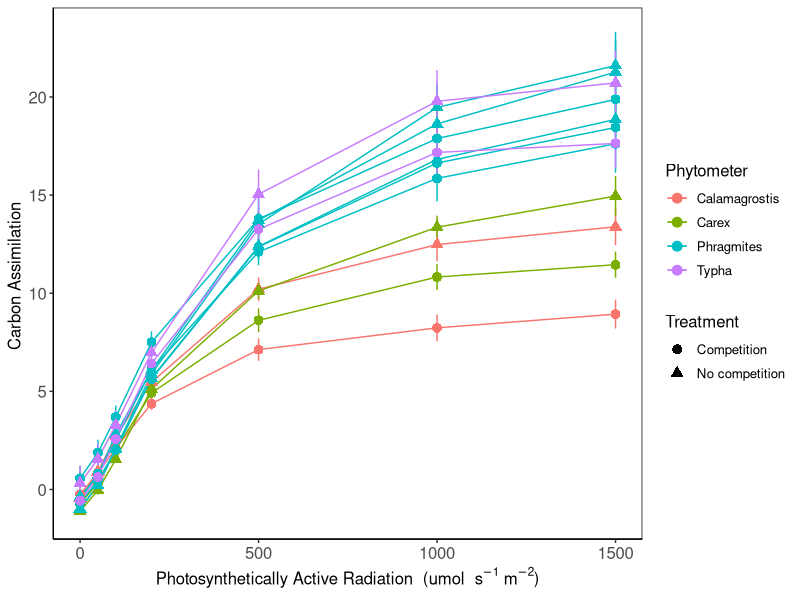
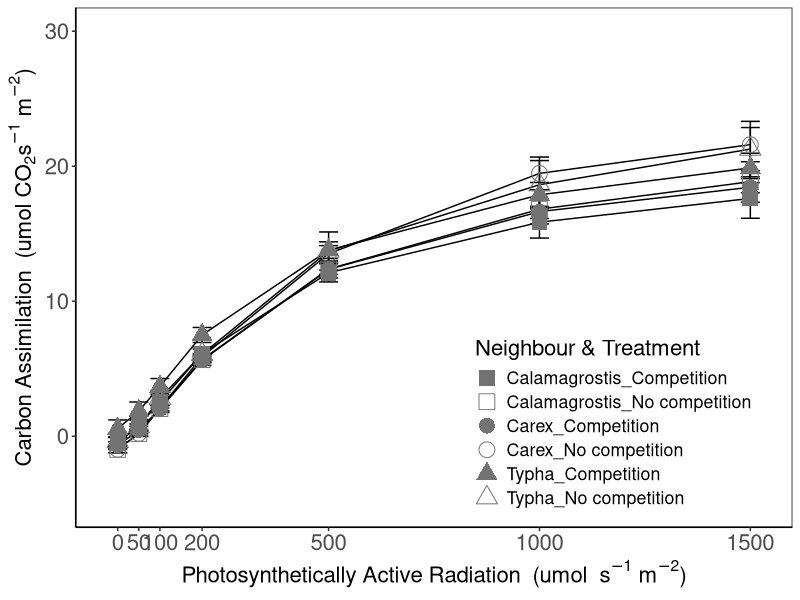
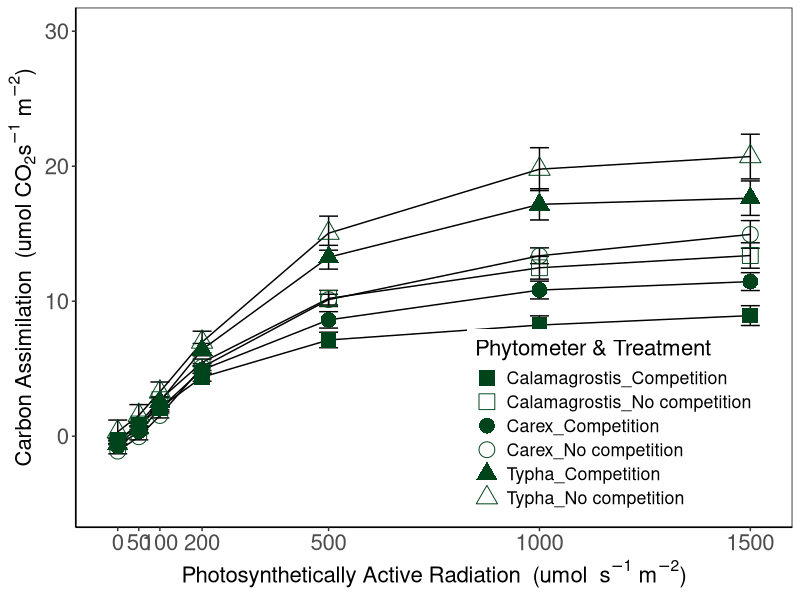
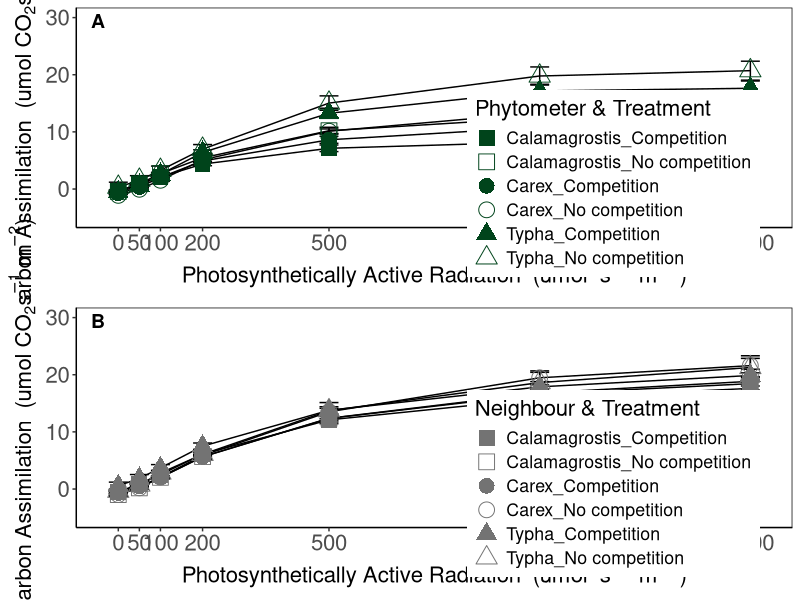
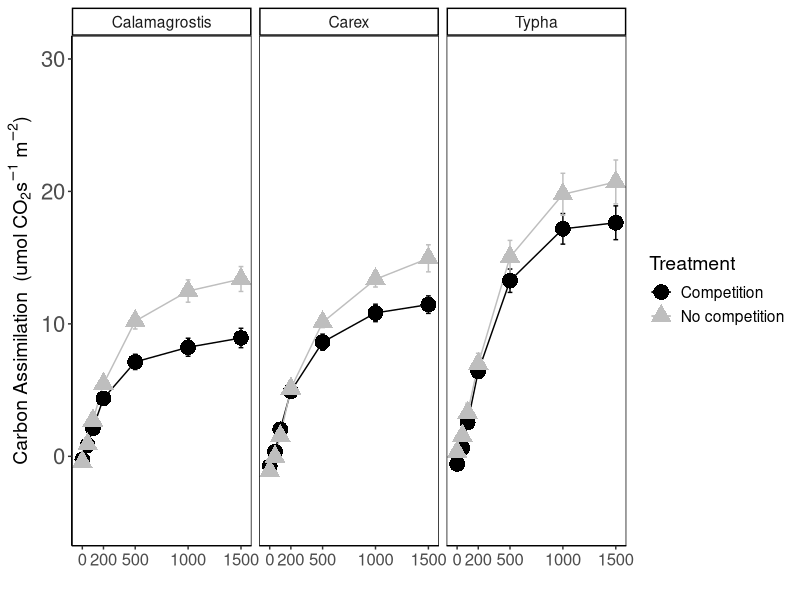
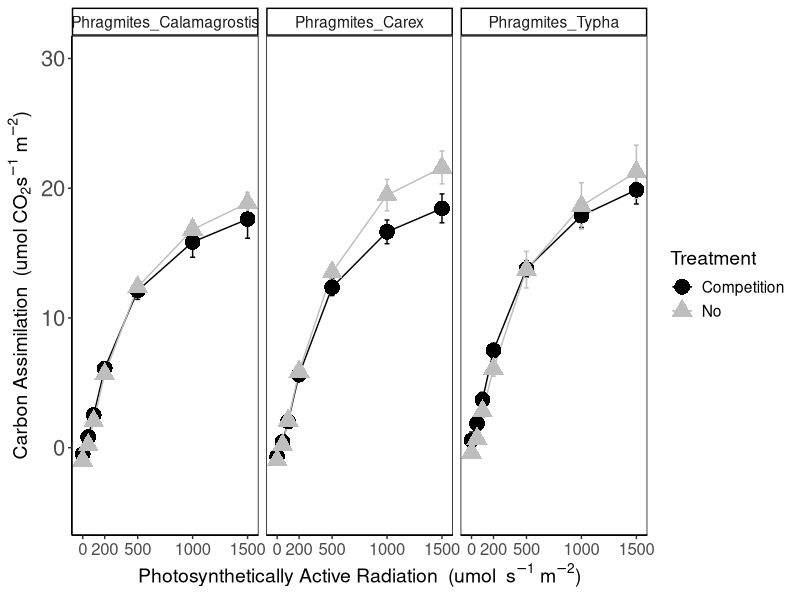
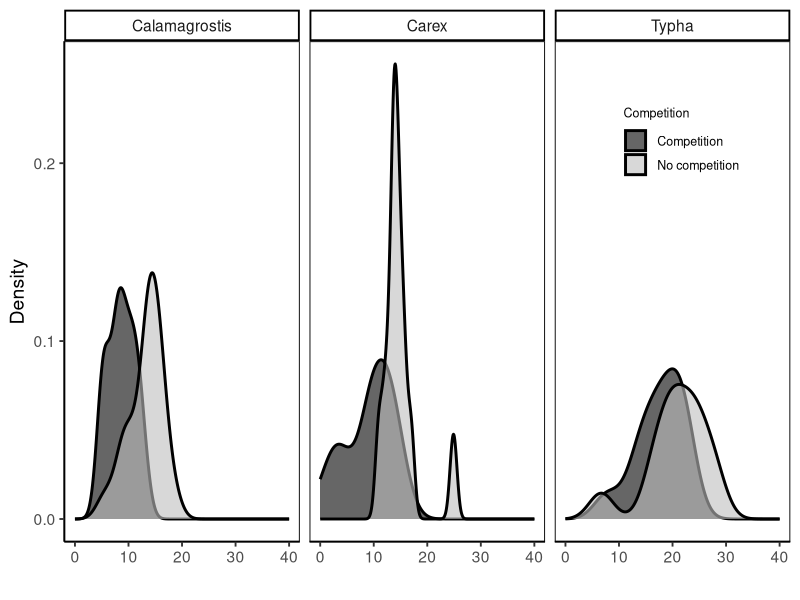
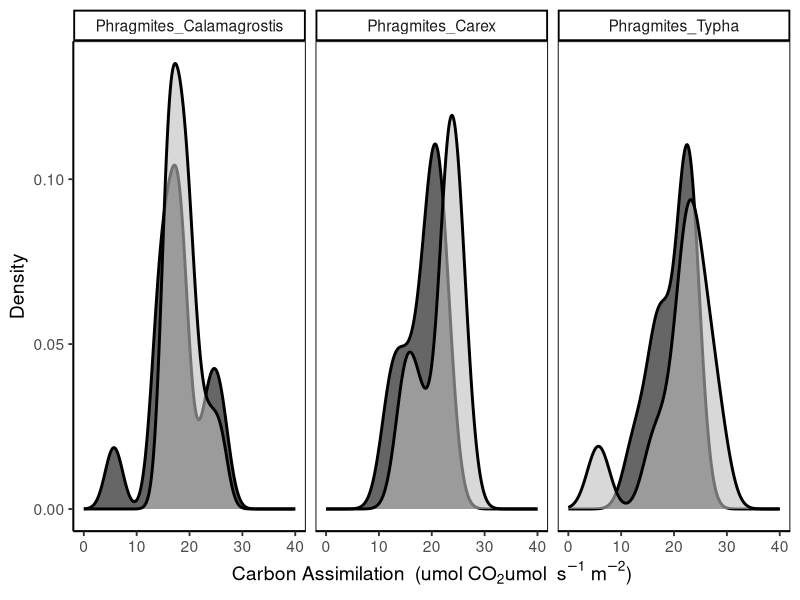

R code for these plots, in order:
library(tidyverse)
library(ggpubr)

ciras.17 <- read.csv("Data/CIRAS_long_2017.csv")

ciras.16 <- read.csv("Data/CIRAS_2016.csv") 


#### 2016 data play around #####

ciras.16 <- ciras.16 %>% 
  unite("spp_trt", Phytometer, Treatment, remove = FALSE)

ciras.16$light <- as.factor(ciras.16$light)
str(ciras.16)

ciras.17 <- ciras.17 %>% 
  unite("spp_trt", Phytometer, Treatment, remove = FALSE)

ciras.17$light <- as.factor(ciras.17$light)
str(ciras.17)


ciras <- full_join(ciras.16, ciras.17)
ciras <- ciras[,1:10]


sum <- ciras %>% group_by(spp_trt, light) %>% 
  summarise(avg = mean(carbon),
            sd = sd(carbon),
            N = length(carbon),
            str = (sd/(sqrt(N))))

ciras.sum <- read.csv("Data/CIRAS_summary.csv")
colnames(ciras.sum)


ggplot(ciras.sum, aes(x = light, y = avg, color = Phytometer,
                      shape = Treatment,
                      group = spp_trt)) +
  geom_errorbar(aes(ymin = avg - str, ymax = avg + str), width = 0.1) +
  geom_line() +
  geom_point(size = 3) +
  theme_classic() +
  labs(y = "Carbon Assimilation ",
       x = expression(paste("Photosynthetically Active Radiation"," ", " (", "umol  ",  s^-1, " ", m^-2, sep=")"))) + 
  #scale_color_manual(values = c("#9ebcda","#8856a7")) +
  theme(panel.border = element_rect(fill = NA)) +
  theme(text = element_text(size = 12),
        axis.text.x = element_text(size = 12),
        axis.text.y = element_text(size = 12))



ciras.phrag <- ciras.sum %>% filter(Phytometer == "Phragmites")

ciras.phrag <- ciras.phrag %>% 
  unite("neigh_trt", Neighbour, Treatment, remove = FALSE)


phr.ciras <- ggplot(ciras.phrag, aes(x = light, y = avg,
                      shape = neigh_trt,
                      group = neigh_trt)) +
  geom_errorbar(aes(ymin = avg - str, ymax = avg + str)) +
  geom_line() +
  geom_point(colour = "#737373", size = 5) +
  theme_classic() +
  labs(y = expression(paste("Carbon Assimilation"," ", " (", "umol CO"[2],  s^-1, " ", m^-2, sep=")")),
       x = expression(paste("Photosynthetically Active Radiation"," ", " (", "umol  ",  s^-1, " ", m^-2, sep=")"))) + 
  scale_shape_manual(values = c(15, 0, 16, 1, 17, 2)) +
  theme(panel.border = element_rect(fill = NA)) +
  theme(text = element_text(size = 16),
        axis.text.x = element_text(size = 16),
        axis.text.y = element_text(size = 16)) +
  ylim(-5, 30) +
  scale_x_continuous(breaks=c(0, 50, 100, 200, 500, 1000, 1500)) +
  labs(shape = "Neighbour & Treatment") +
  theme(legend.position = c(0.75, 0.2))


phr.ciras

ggsave("Figures/phrag_CIRAS.TIFF", phr.ciras,
       width = 14, height = 6.8, units = "in",
       dpi = 300)


target <- c("Carex", "Calamagrostis", "Typha")

ciras.res <- ciras.sum %>% filter(Phytometer %in% target)


ciras.res <- ciras.res %>% 
  unite("phy_trt", Phytometer, Treatment, remove = FALSE)

res.ciras <- ggplot(ciras.res, aes(x = light, y = avg,
                        shape = phy_trt,
                        group = phy_trt)) +
  geom_errorbar(aes(ymin = avg - str, ymax = avg + str)) +
  geom_line() +
  geom_point(colour = "#00441b", size = 5) +
  theme_classic() +
  labs(y = expression(paste("Carbon Assimilation"," ", " (", "umol CO"[2],  s^-1, " ", m^-2, sep=")")),
       x = expression(paste("Photosynthetically Active Radiation"," ", " (", "umol  ",  s^-1, " ", m^-2, sep=")"))) + 
  scale_color_manual(values = c("#1b7837","#4d9221", "#01665e")) +
  scale_shape_manual(values = c(15, 0, 16, 1, 17, 2)) +
  theme(panel.border = element_rect(fill = NA)) +
  theme(text = element_text(size = 16),
        axis.text.x = element_text(size = 16),
        axis.text.y = element_text(size = 16)) +
  ylim(-5, 30) +
  labs(shape = "Phytometer & Treatment") +
  scale_x_continuous(breaks=c(0, 50, 100, 200, 500, 1000, 1500)) +
  theme(legend.position = c(0.75, 0.2)) 
  
res.ciras

ggsave("Figures/res_CIRAS.TIFF", res.ciras,
       width = 14, height = 6.8, units = "in",
       dpi = 300)


panel <- ggarrange(res.ciras, phr.ciras,
                   labels = "AUTO",
                   hjust = c(-6.5, -6.5),
                   vjust = 2,
                   ncol = 1,
                   nrow = 2)

panel


ggsave("Figures/pane_CIRAS.TIFF", panel,
       width = 25, height = 6.74, units = "in",
       dpi = 300)
# size 17.8 x 6.74 in

### facet wrap #####
str(ciras.res)

plot.res<- ggplot(ciras.res, aes(x = light, y = avg,
                                    group = phy_trt,
                                    shape = Treatment,
                                    colour = Treatment)) +
  geom_errorbar(aes(ymin = avg - str, ymax = avg + str)) +
  geom_line() +
  facet_wrap("Phytometer") +
  geom_point(size = 5) +
  theme_classic() +
  labs(y = expression(paste("Carbon Assimilation"," ", " (", "umol CO"[2],  s^-1, " ", m^-2, sep=")")),
       x = "") + 
  scale_colour_manual(values = c("black", "grey")) +
  theme(panel.border = element_rect(fill = NA)) +
  theme(text = element_text(size = 14),
        axis.text.x = element_text(size = 12),
        axis.text.y = element_text(size = 16)) +
  ylim(-5, 30) +
  scale_x_continuous(breaks=c(0, 200, 500, 1000, 1500))

plot.res


ciras.phrag <- ciras.phrag %>% 
  unite("phy_trt", Phytometer, Neighbour, remove = FALSE)

ciras.phrag <- ciras.phrag  %>% 
  separate(neigh_trt, c(NA,"Treatment"), remove = FALSE) 

colnames(ciras.phrag)


plot.phr <- ggplot(ciras.phrag, aes(x = light, y = avg,
                         group = neigh_trt,
                         shape = Treatment,
                         colour = Treatment)) +
  geom_errorbar(aes(ymin = avg - str, ymax = avg + str)) +
  geom_line() +
  facet_wrap("phy_trt") +
  geom_point(size = 5) +
  scale_colour_manual(values = c("black", "grey")) +
  theme_classic() +
  labs(y = expression(paste("Carbon Assimilation"," ", " (", "umol CO"[2],  s^-1, " ", m^-2, sep=")")),
       x = expression(paste("Photosynthetically Active Radiation"," ", " (", "umol  ",  s^-1, " ", m^-2, sep=")"))) + 
  theme(panel.border = element_rect(fill = NA)) +
  theme(text = element_text(size = 14),
        axis.text.x = element_text(size = 12),
        axis.text.y = element_text(size = 16)) +
  ylim(-5, 30) +
  scale_x_continuous(breaks=c(0, 200, 500, 1000, 1500))

plot.phr


carbon.assim.panel <- ggarrange(plot.res, plot.phr,
          common.legend = TRUE,
          legend = "bottom",
          nrow = 2)

ggsave("Figures/Carbon_facet.jpeg", carbon.assim.panel)


######## Comparison at 1500 ########

light1500 <- ciras %>% filter(light == "1500")

target <- c("Calamagrostis", "Carex", "Typha")

light1500.res <- light1500 %>% filter(Species %in% target)
colnames(light1500.res)


sum.1500 <- light1500.res %>% 
  group_by(Species, Treatment) %>% 
  summarise(median = median(carbon))



res1500 <- ggplot(light1500.res, aes(x = carbon, fill = as.factor(Treatment))) +
  geom_density(alpha = 0.6, size = 1) +
  facet_wrap("Species") + 
  scale_fill_manual(values = c("black", "grey")) +
  theme_classic(base_size = 14) +
  theme(plot.title = element_text(size = 14, face = "bold"),
        legend.title=element_text(size=9), 
        legend.text=element_text(size=9)) +
  theme(panel.border = element_rect(fill = NA)) +
  labs(x = " ",
       y = "Density") +
  xlim(0, 40) +
  labs(fill = "Competition") +
  theme(legend.position = c(0.85, 0.8)) 

res1500




light1500.phrag <- light1500 %>% filter(Species == "Phragmites")

phrag1500 <- ggplot(light1500.phrag, aes(x = carbon, fill = as.factor(Treatment))) +
  geom_density(alpha = 0.6, size = 1) +
  facet_wrap("Phytometer") + 
  scale_fill_manual(values = c("black", "grey")) +
  theme_classic(base_size = 14) +
  theme(plot.title = element_text(size = 14, face = "bold"),
        legend.title=element_text(size=9), 
        legend.text=element_text(size=9)) +
  theme(panel.border = element_rect(fill = NA)) +
  labs(x = expression(paste("Carbon Assimilation"," ", " (", "umol CO"[2], "umol  ",  s^-1, " ", m^-2, sep=")")),
       y = "Density") +
  xlim(0, 40) +
  labs(fill = "Competition") +
  theme(legend.position = "none") 

phrag1500

carbon.1500 <- ggarrange(res1500, phrag1500,
          nrow = 2)


ggsave("Figures/Carbon Assimilation 1500 panel.JPEG", carbon.1500)


all.panel <- ggarrange(carbon.assim.panel, carbon.1500,
          labels = "AUTO")



ggsave("Figures/All_Carbon_Assimilation.JPEG", all.panel)

